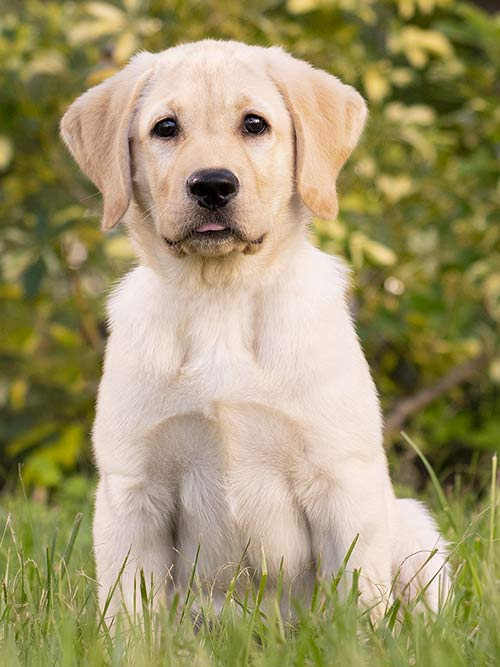
#> input picture Images/dog1.jpg, 500 x 667 px
$ python thresholding.py
#> lines starting #> are read from the running program, lines starting #| are printed output that depends on the picture; after the words box and inside, x2 and y2 are one past the last pixel; in counts of white or black regions, pixels touching at a corner belong together
import cv2 as cv
import matplotlib.pyplot as plt
import numpy as np

dog = cv.imread('Images/dog1.jpg')
#> dog is the input picture: shape (667, 500, 3); mean B, G, R 108.8, 149.9, 160.6
gray  = cv.cvtColor(dog,cv.COLOR_BGR2GRAY)
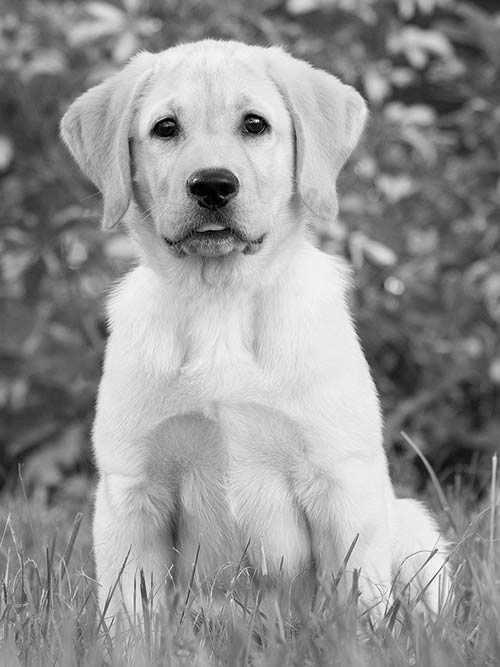
#> gray: shape (667, 500); min 0, max 254, mean 148.4
cv.imshow('gray',gray)

#simple thresholding-------------------------------------------
threshold,thresh = cv.threshold(gray,155,255,cv.THRESH_BINARY)
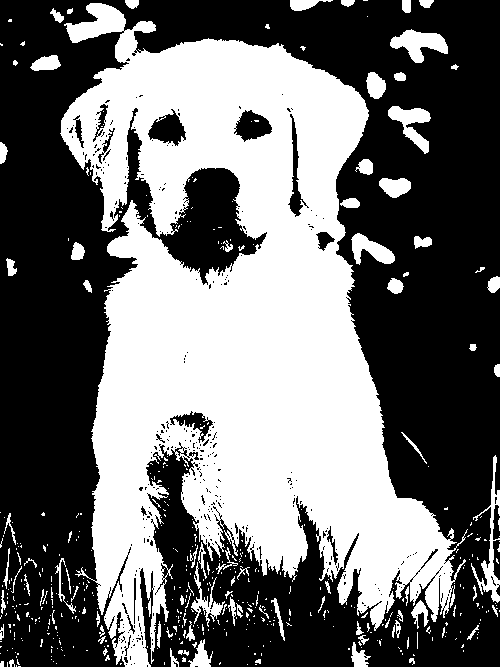
#> thresh: shape (667, 500); 43.5% white; 491 white regions (402 under 20 px), largest, box (x1, y1, x2, y2) and area: (60, 3, 468, 667) 132484, (390, 29, 448, 63) 1034, (471, 455, 500, 603) 974
cv.imshow('thresh',thresh)

threshold_inv,thresh_inv = cv.threshold(gray,155,255,cv.THRESH_BINARY_INV)
cv.imshow('thresh_int',thresh_inv)

#adaptive thresholding----------------------------------------
adap_thresh = cv.adaptiveThreshold(gray,255,cv.ADAPTIVE_THRESH_GAUSSIAN_C,cv.THRESH_BINARY,17,3)
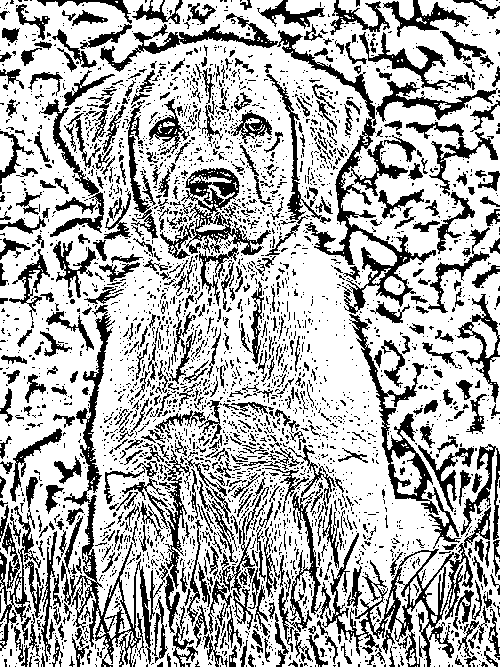
#> adap_thresh: shape (667, 500); 69.7% white; 3479 black regions (2916 under 20 px), largest, box (x1, y1, x2, y2) and area: (277, 30, 436, 314) 5132, (61, 305, 151, 667) 4881, (322, 507, 491, 667) 4845
cv.imshow('adap',adap_thresh)
cv.waitKey(0)

$ run again, with Images/dog.jpg copied over Images/dog1.jpg
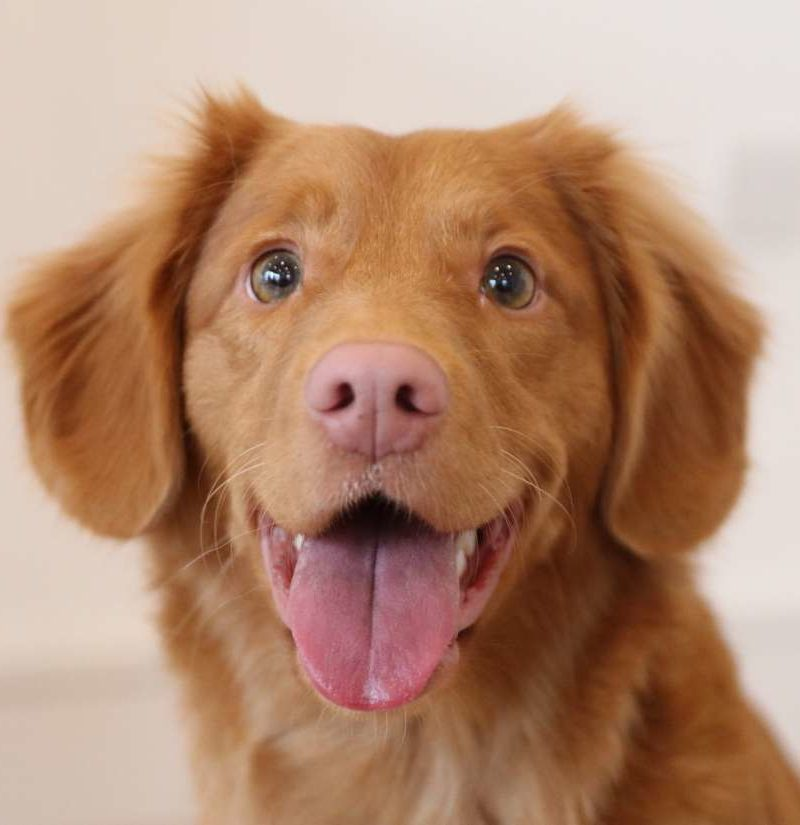
#> input picture Images/dog.jpg, 800 x 825 px
#> dog is the input picture: shape (825, 800, 3); mean B, G, R 112.3, 137.1, 177.1
#> `threshold,thresh = cv.threshold(gray,155,255,cv.THRESH_BINARY)`:
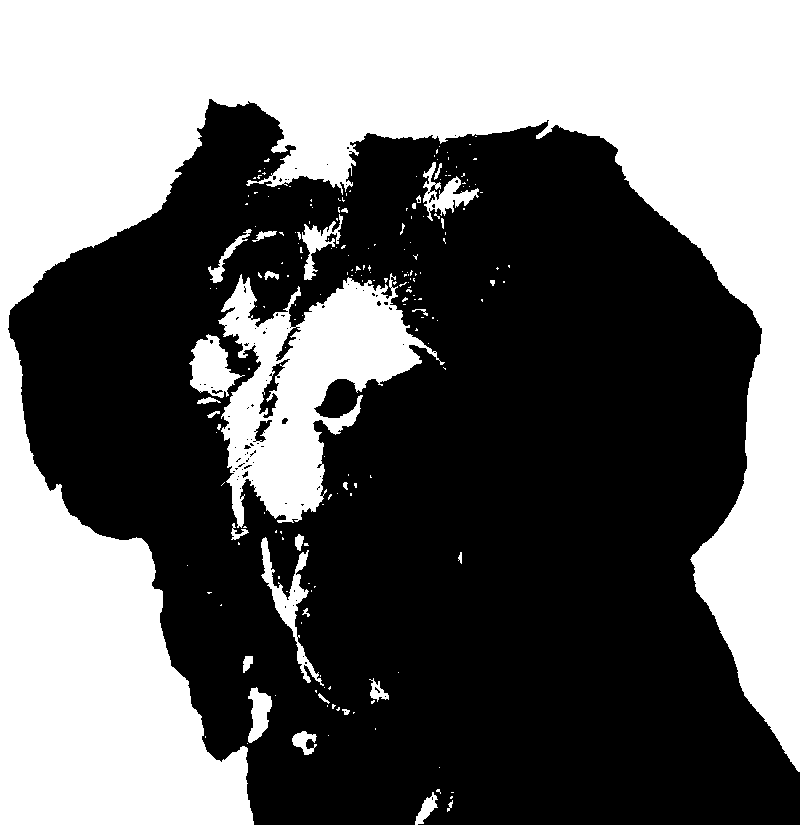
#> thresh: shape (825, 800); 42.3% white; 201 white regions (169 under 20 px), largest, box (x1, y1, x2, y2) and area: (0, 0, 800, 825) 244028, (218, 273, 445, 528) 25351, (189, 334, 245, 398) 1923
#> `adap_thresh = cv.adaptiveThreshold(gray,255,cv.ADAPTIVE_THRESH_GAUSSIA..`:
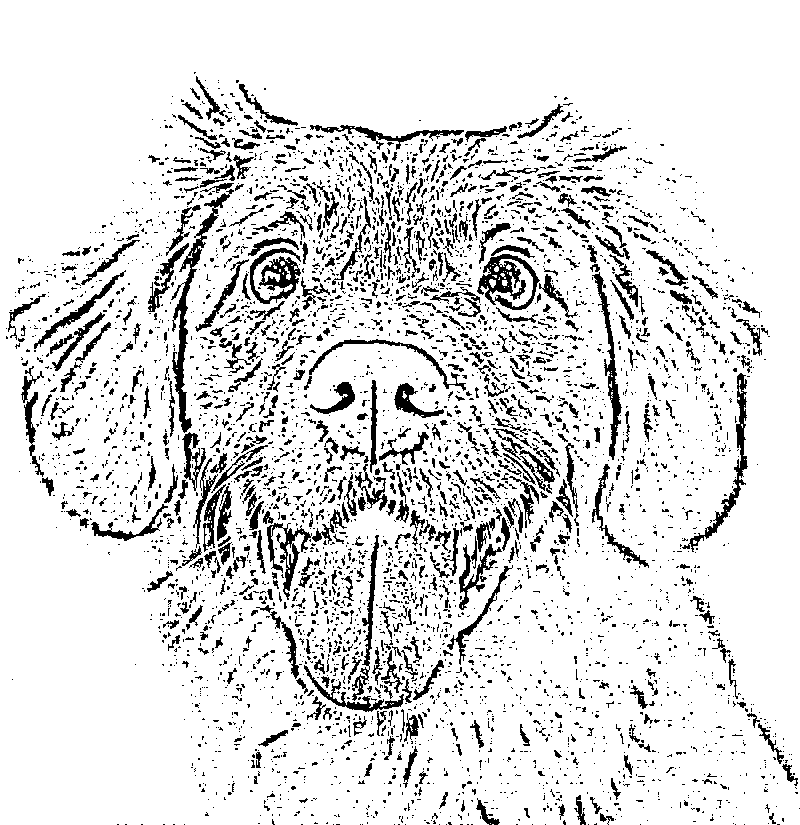
#> adap_thresh: shape (825, 800); 87.5% white; 4437 black regions (3686 under 20 px), largest, box (x1, y1, x2, y2) and area: (171, 189, 234, 433) 1991, (477, 254, 540, 310) 1488, (682, 373, 748, 552) 1297
